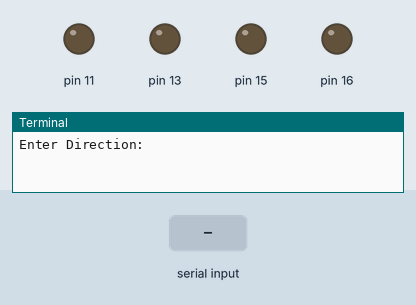
A program run on a simulated Raspberry Pi (header pin numbers). Parts: output pins drawn as LEDs (lit = HIGH), the last lines printed to the terminal. The inputs (shaded band) are chosen by the test bench.

Above: at 1.2 s.
1.3 s: "8" typed at the terminal
At 1.9 s:
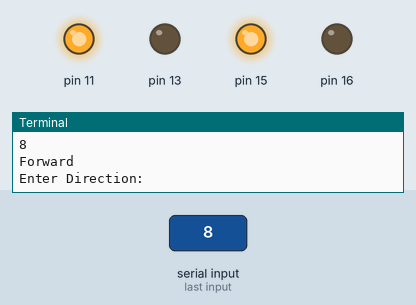
2.8 s: "2" typed at the terminal
At 4.0 s:
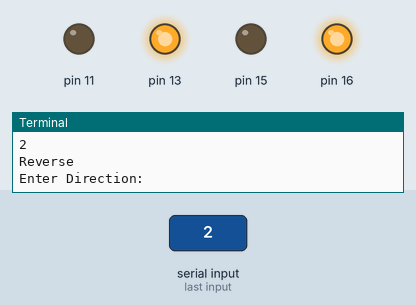
4.3 s: "4" typed at the terminal
At 5.5 s:
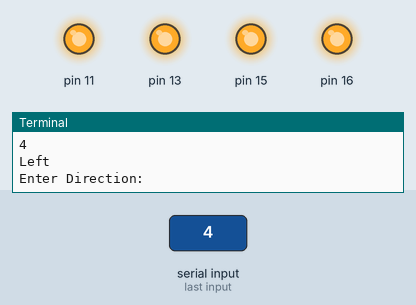
6.0 s: "6" typed at the terminal
At 6.1 s:
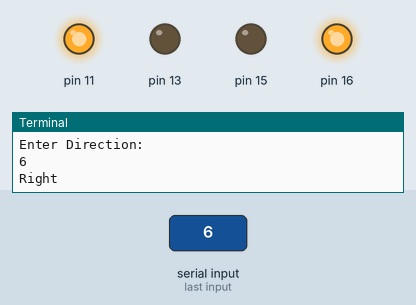
Timing chart, 0 to 8.7 s (numbered marks = the images above; inputs shaded):
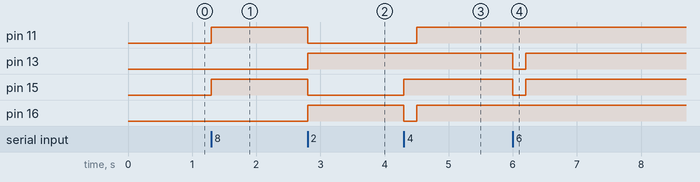

The program:

computercontrolledrobot.py
```python
import RPi.GPIO as GPIO
import time

GPIO.setmode(GPIO.BOARD)
GPIO.setup(11, GPIO.OUT)
GPIO.setup(13, GPIO.OUT)
GPIO.setup(15, GPIO.OUT)
GPIO.setup(16, GPIO.OUT)


def Forward():
    GPIO.output(11, 1)
    GPIO.output(13, 0)
    GPIO.output(15, 1)
    GPIO.output(16, 0)


def Reverse():
    GPIO.output(11, 0)
    GPIO.output(13, 1)
    GPIO.output(15, 0)
    GPIO.output(16, 1)


def Right():
    GPIO.output(11, 1)
    GPIO.output(13, 0)
    GPIO.output(15, 0)
    GPIO.output(16, 1)


def Left():
    GPIO.output(11, 0)
    GPIO.output(13, 1)
    GPIO.output(15, 1)
    GPIO.output(16, 0)


def Brake():
    GPIO.output(11, 1)
    GPIO.output(13, 1)
    GPIO.output(15, 1)
    GPIO.output(16, 1)


try:
    while (True):
        direction = raw_input("Enter Direction: ")
        if direction == '8':
            Forward()
            print("Forward")
        elif direction == '2':
            Reverse()
            print("Reverse")
        elif direction == '4':
            print("Left")
            for x in range(1, 3 , 1):
                Left()
                time.sleep(0.1)
            Brake()
        elif direction == '6':
            print("Right")
            for x in range(1, 3 , 1):
                Right()
                time.sleep(0.1)
            Brake()

        elif direction == '5':
            Brake()
            print("Brake")
        else:
            Brake()
            print("Brake")
finally:
    print("Cleaning Up!")
GPIO.cleanup()
```

Measured:
- after the input at 1.3 s, pin 11, pin 15: LOW → HIGH at once
- after the input at 2.8 s, pin 11, pin 15: HIGH → LOW at once; pin 13, pin 16: LOW → HIGH at once
- after the input at 4.3 s, pin 11: LOW → HIGH after 0.20 s; pin 15: LOW → HIGH at once; pin 16: HIGH → LOW at once, → HIGH 0.20 s later
- after the input at 6.0 s, pin 13, pin 15: HIGH → LOW at once, → HIGH 0.20 s later
